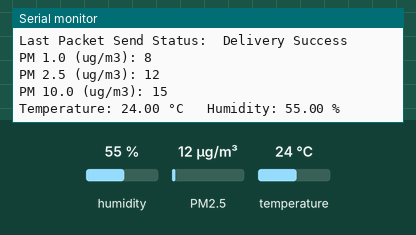
Simulated run of this sketch. Board: ESP32. Shown: the last lines printed to the serial monitor. Inputs (shaded band) come from the test bench; at power-on: humidity 55 %, PM2.5 12 µg/m³, temperature 24 °C.

Above: at 3.8 s.
3.9 s: humidity set to 22 %
At 4.5 s:
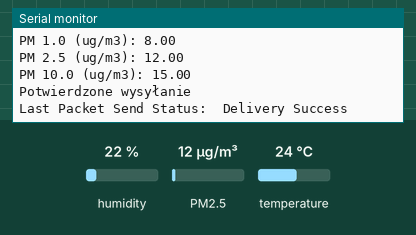
7.8 s: PM2.5 set to 6 µg/m³
At 10.9 s:
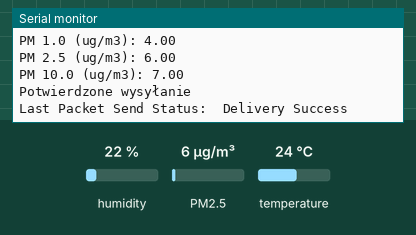
11.7 s: temperature set to 12 °C
At 12.5 s:
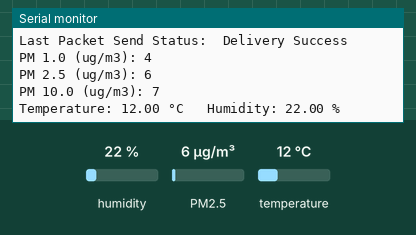
15.6 s: PM2.5 set to 75 µg/m³
At 19.4 s:
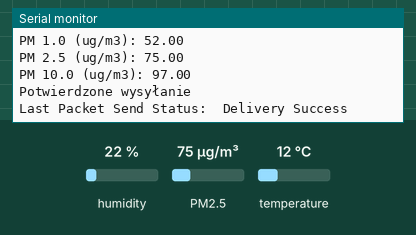
19.5 s: humidity set to 40 %
At 21.5 s:
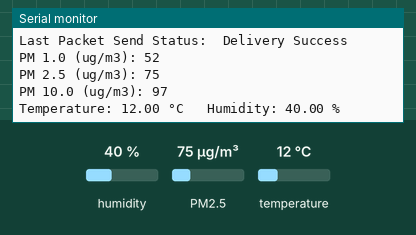
Timing chart, 0 to 23.0 s (numbered marks = the images above; inputs shaded):
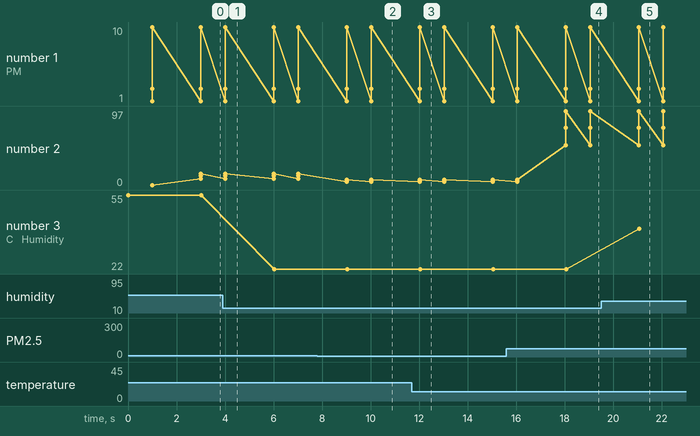

Measured:
- after the input at 7.8 s, the serial monitor: prints a new line after 1.2 s (image 2)
- after the input at 11.7 s, the serial monitor: prints a new line after 0.34 s (image 3)
- after the input at 15.6 s, the serial monitor: prints a new line after 2.5 s (image 4)
- after the input at 19.5 s, the serial monitor: prints a new line after 1.6 s (image 5)
- plotted number 2: 15 → 7 after the input at 7.8 s, 7 → 97 after the input at 15.6 s
- plotted number 3: 55 → 22 after the input at 3.9 s, 22 → 40 after the input at 19.5 s

The sketch:

Cie_lak_Mateusz_9202_i_-_Nadajnik_ESP_32.ino
```cpp
// Mateusz Cieślak nr indeksu 9202
// biblioteki wykorzystane i ich definicja
#include <esp_now.h>
#include <WiFi.h>
#include <DHT.h>
#include <PMS.h>
#define DHTPIN 23     // Pin podłączenia DHT
#define DHTTYPE DHT22   // Typ DHT
#define RXD2   16 // pin nadajnika
#define TXD2   17 //pin nadajnika
DHT dht(23, DHT22);
PMS pms(Serial1);
PMS::DATA data;
float humidity;
uint8_t broadcastAddress[] =   {0xEC,0x62,0x60,0x76,0xF3,0x1C};  // adres mac odbiornika

// definicja struktury danych
typedef struct struct_message {
  char a[32];
  float b;
  float c;
  float d;
  float e;
  float f;
} struct_message;

// struktura obiektu
struct_message danePogoda;

// informacje o peer
esp_now_peer_info_t peerInfo;

// metoda wysyłania danych
void WysylaneDane(const uint8_t *mac_addr, esp_now_send_status_t status) {
  Serial.print("\r\nLast Packet Send Status:\t");
  Serial.println(status == ESP_NOW_SEND_SUCCESS ? "Delivery Success" : "Delivery Fail");
}

void setup() {


  Serial.begin(115200); //Serial ustawiony na 115200 baud
  Serial1.begin(9600, SERIAL_8N1, 16, 17);
  dht.begin();
  Serial.println("Serial Txd is on pin: "+String(16));
  Serial.println("Serial Rxd is on pin: "+String(17));

  WiFi.mode(WIFI_STA);

  if (esp_now_init() != ESP_OK) {
    Serial.println("Błąd inicjalizacji ESP-NOW");
    return;
  }


  esp_now_register_send_cb(WysylaneDane);


  memcpy(peerInfo.peer_addr, broadcastAddress, 6);
  peerInfo.channel = 0;
  peerInfo.encrypt = false;


  if (esp_now_add_peer(&peerInfo) != ESP_OK){
    Serial.println("Nie udało się dodać peera");
    return;
  }
}

void loop() {

  if (pms.read(data))
  {
    Serial.print("PM 1.0 (ug/m3): ");
    Serial.println(data.PM_AE_UG_1_0);

    Serial.print("PM 2.5 (ug/m3): ");
    Serial.println(data.PM_AE_UG_2_5);

    Serial.print("PM 10.0 (ug/m3): ");
    Serial.println(data.PM_AE_UG_10_0);

    Serial.println();
  }
  float temperature = dht.readTemperature(); // odczyt temperatury
  float temp = dht.readTemperature(); // odczyt temp_zew
  float humidity = dht.readHumidity();        // odczyt wilgotności
  float wilg = dht.readHumidity(); // odczyt wilgotności
   if (isnan(temperature) || isnan(humidity))
   {
    Serial.println("Nie udało się odczytać z czujnika DHT!");
    return;
   }
    Serial.print("Temperature: ");
    Serial.print(temperature);
    Serial.print(" °C   Humidity: ");
    Serial.print(humidity);
    Serial.println(" %");

  delay(1000);


  danePogoda.b = temperature;
  danePogoda.c = humidity;
  danePogoda.d = data.PM_AE_UG_1_0;
  danePogoda.e = data.PM_AE_UG_2_5;
  danePogoda.f = data.PM_AE_UG_10_0;
  Serial.print("PM 1.0 (ug/m3): ");
  Serial.println(danePogoda.d);
  Serial.print("PM 2.5 (ug/m3): ");
  Serial.println(danePogoda.e);
  Serial.print("PM 10.0 (ug/m3): ");
  Serial.println(danePogoda.f);

  esp_err_t result = esp_now_send(broadcastAddress, (uint8_t *) &danePogoda, sizeof(danePogoda));

  if (result == ESP_OK) {
    Serial.println("Potwierdzone wysyłanie");
  }
  else {
    Serial.println("Błąd przesyłania");
  }
  delay(2000);
}
```
